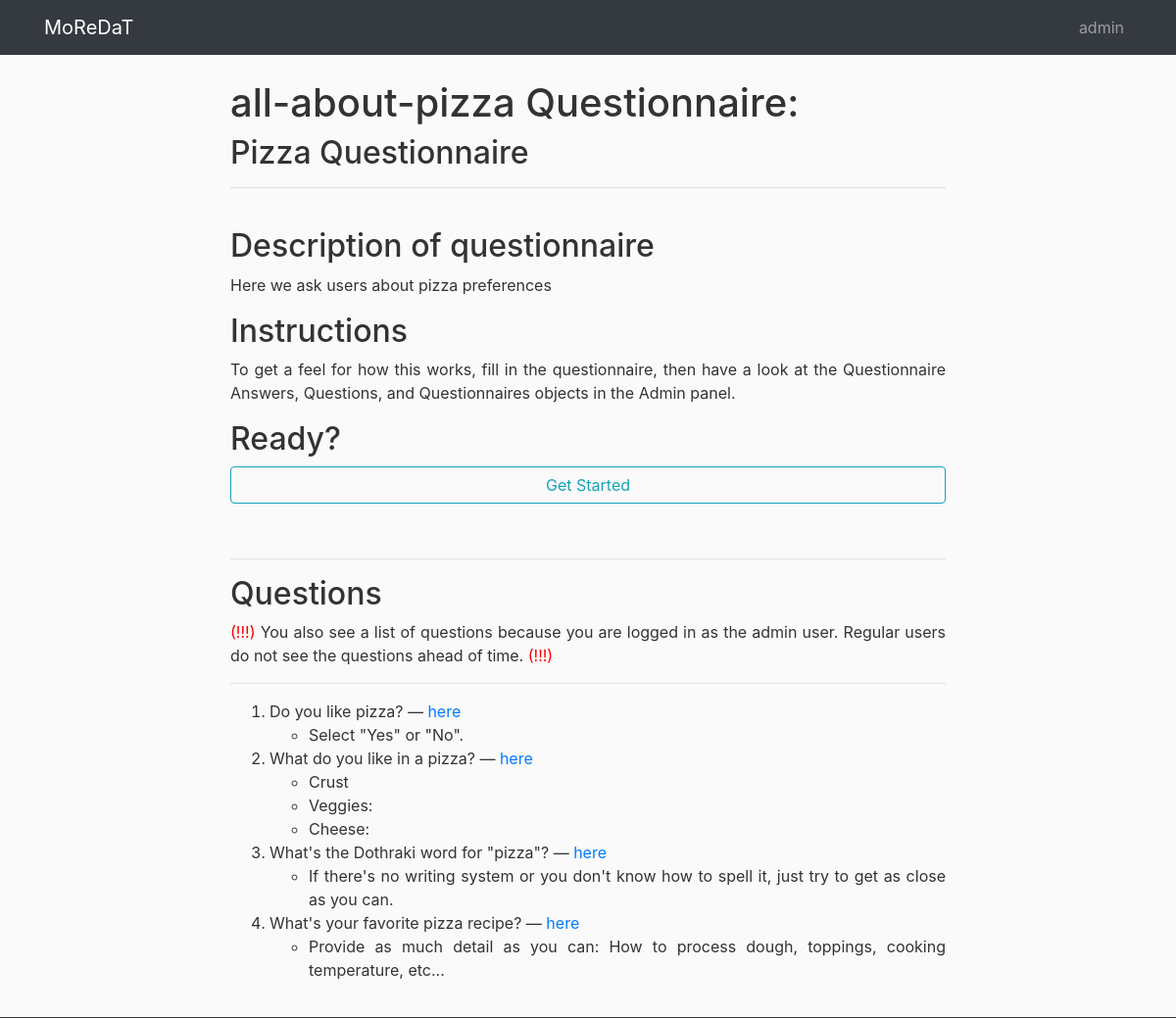
Screenshot of /en/questionnaire/all-about-pizza/ (signed in) with the database file from the repository.
### questionnaire/models.py (models this page shows, shortened)
class Questionnaire(models.Model):
	name = models.CharField(max_length=255)
	description = models.TextField()
	welcome_instructions = models.TextField()
	slug = models.CharField(max_length=255)
	questions = models.ManyToManyField(Question)

class Question(models.Model):
	slug = models.CharField(max_length=255)
	q_type = models.CharField(max_length=255, choices=QUESTION_TYPES)
	text = models.TextField()
	subtext = models.TextField(blank=True, null=True)
	help_text = models.TextField(blank=True, null=True)
	choices = models.ForeignKey(ChoiceSet, on_delete=models.CASCADE, blank=True, null=True)
	sort_order = models.IntegerField()

### questionnaire/views.py (the view)
# urls.py: path('<str:questionnaire>/', questionnaire_views.welcome_view, name='questionnaire-welcome'),
@login_required
@user_consented
def welcome_view(request, questionnaire):
	UD_object = UserDetails.objects.get(user=request.user)
	context = {"title": "MoReDaT Questionnaire"}
	current_questionnaire = Questionnaire.objects.get(slug=questionnaire)
	context['questionnaire_obj'] = current_questionnaire
	QOs = current_questionnaire.questions.all().order_by('sort_order')
	qslugs = []
	for QO in QOs:
		if QO.slug not in qslugs:
			qslugs.append(QO.slug)
	Qs = []
	for qslug in qslugs:
		questions = QOs.filter(slug=qslug)
		if len(questions) == 1:
			for q in questions:
				subtxt = None
				if q.subtext:
					subtxt = q.subtext
				Qs.append((qslug, CompileQuestion(UD_object, q.text), [subtxt]))
		else:
			subtxts = []
			for q in questions:
				if q.subtext:
					subtxts.append(q.subtext)
			Qs.append((qslug, CompileQuestion(UD_object, questions[0].text), subtxts))
	context['Q_objs'] =  Qs
	return render(request, 'questionnaire/questionnaire-welcome.html', context)

### questionnaire/views.py (called while the page is built)
def CompileQuestion(UD_object, qtext):
	question_context = Context({
		"language": UD_object.research_group.target_language,
		"language2": UD_object.research_group.other_language
	})
	question_text = Template(qtext)
	return question_text.render(question_context)

### questionnaire/templates/questionnaire/questionnaire-welcome.html
{% extends 'main/task-base.html' %}
{% load static %}
{% load i18n %}
{% block content %}
	<div class="col-lg-2 col-md-12"></div>
	<div class="col-lg-8 col-md-12">
		<h1 style="text-align:left;"> {{ questionnaire_obj.slug }} Questionnaire:</h1>
		<h2>{{ questionnaire_obj.name }}</h2>
		<hr>
		<br>
		<h2>{% translate 'Description of questionnaire' %}</h2>
		<p>{{ questionnaire_obj.description|safe }}</p>
		<h2>{% translate 'Instructions' %}</h2>
		<p>{{ questionnaire_obj.welcome_instructions }}</p>
		<h2>{% translate 'Ready?' %}</h2>
		<div class="form-group">
			<a href="{% url 'questionnaire-question' questionnaire_obj.slug Q_objs.0.0 %}">  <button class="btn btn-outline-info" >{% translate 'Get Started' %}</button></a>
		</div>
		{% if user.is_authenticated and user.get_username == 'admin' %}
		<br><hr>
		<h2>Questions</h2>
		<p><span style="color:red;">(!!!) </span>{% translate 'You also see a  list of questions because you are logged in as the admin user. Regular users do not see the questions ahead of time.' %}<span style="color:red;"> (!!!)</span><hr>
			<ol>
				{% for Q in Q_objs %}
				<li>{{ Q.1 }} &mdash; <a href="{% url 'questionnaire-question' questionnaire_obj.slug Q.0 %}">here</a>
					<ul>
					{% for st in Q.2 %}
					{% if st != None %}
						<li>{{st}}</li>
					{% endif %}
					{% endfor %}
					</ul>
				</li>
				{% endfor %}
			</ol>
		</p>
		{% endif %}
	</div>
	<div class="col-lg-2 col-md-12"></div>
{% endblock %}

### main/templates/main/task-base.html (shortened to what this page needs)
{% load i18n %}
{% load static %}
{% get_current_language as LANGUAGE_CODE %}
<!DOCTYPE html>
<html>
	<head>
    	<link rel="stylesheet" href="https://maxcdn.bootstrapcdn.com/bootstrap/4.0.0/css/bootstrap.min.css">
    	<link rel="stylesheet" type="text/css" href="{% static 'main/main.css' %}">
    	<link rel="stylesheet" type="text/css" href="{% static 'questionnaire/questionnaire.css' %}">
	</head>
	<body>
		<div id="page-container">
			<div id="content-wrapper">
				<header class="site-header">
					<nav class="navbar navbar-expand-lg navbar-dark bg-dark fixed-top">
						<div class="container">
							<a class="navbar-brand mr-4" href="{% url 'HOME' %}">MoReDaT</a>
							<div class="navbar-nav">
	                      		{% if user.is_authenticated %}
			                    <span class="nav-item nav-link">{{ user.username }}</span>
			                    {% endif %}
			                </div>
						</div>
					</nav>
				</header>
				<main role="main" class="container" id="pageMain">
					<div class="row">
						<div class="col-md-12">
						</div>
					</div>
					<div class="row">
						{% block content %}{% endblock %}
					</div>
				</main>
			</div>
		</div>
	</body>
</html>

### static/main/main.css (style rules this page uses)
body { height: 100%; background: #fafafa; color: #333333; margin-top: 5rem; margin-left: 0; margin-right: 0; }
#page-container { position: relative; min-height: 100vh; }
#content-wrapper { min-height: 100vh; }
#pageMain { min-height: 75vh; text-align: justify; }

### static/questionnaire/questionnaire.css (style rules this page uses)
.form-group > button, .form-group > a > button { width: 100%; }

### rows the page displays
Questionnaire: slug "all-about-pizza", name "Pizza Questionnaire", description "Here we ask users about pizza preferences", welcome_instructions "To get a feel for how this works, fill in the questionnaire, then have a look at the Questionnaire Answers, Questions, and Questionnaires objects in the Admin panel."
Question: 2 "Select \"Yes\" or \"No\"."
Question: 2 "Crust"
Question: 2 "Veggies:"
Question: 2 "Cheese:"
Question: 2 "If there's no writing system or you don't know how to spell it, just try to get as close as you can."
Question: 2 "Provide as much detail as you can: How to process dough, toppings, cooking temperature, etc..."

### other values shown
{{ user.username }} "admin"
{{ Q.1 }} "Do you like pizza?" "What do you like in a pizza?" "What's the Dothraki word for \"pizza\"?" "What's your favorite pizza recipe?"
